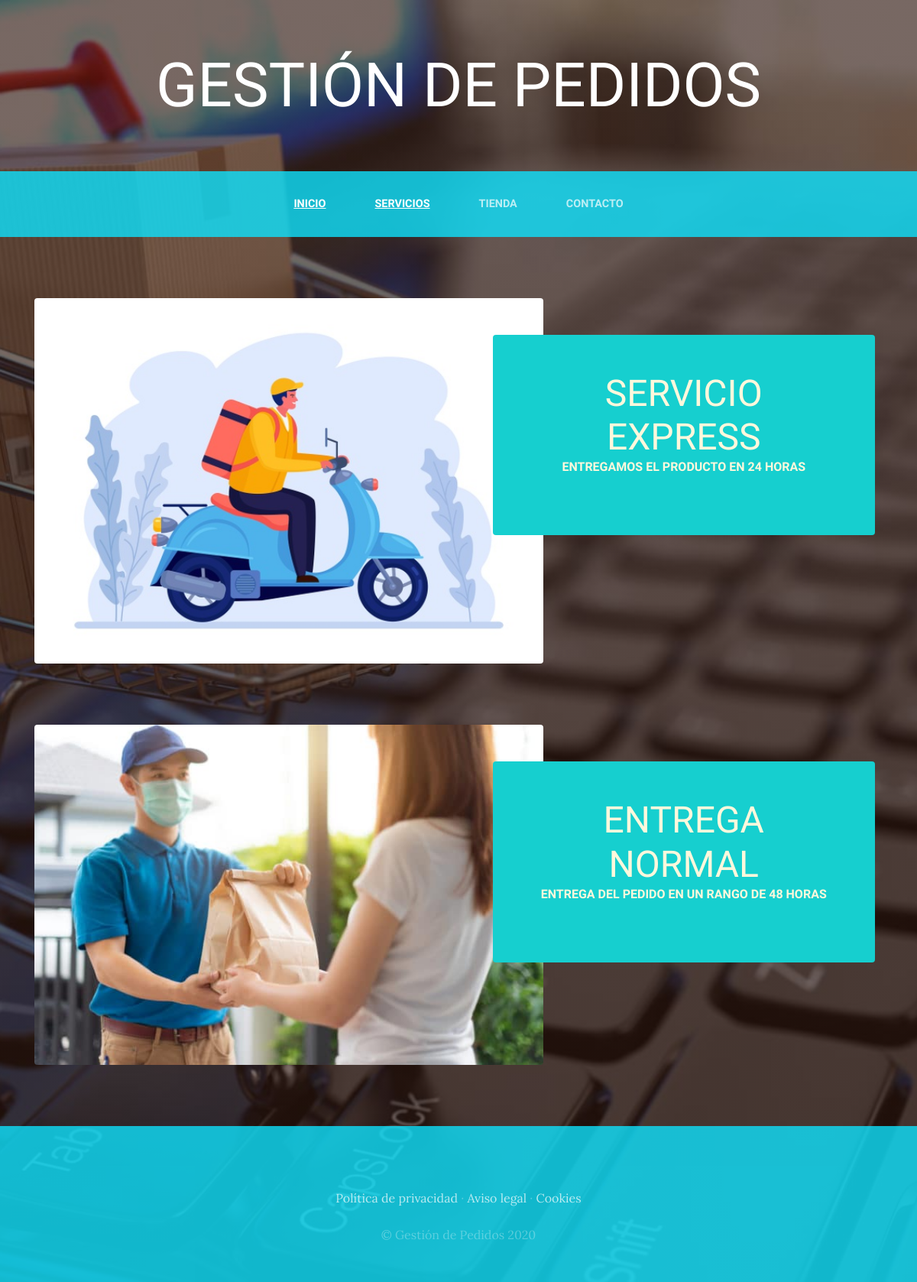
Screenshot of /servicios with the database file from the repository.
### Servicios/models.py (models this page shows, shortened)
class Servicio(models.Model):
    titulo = models.CharField(max_length=50)
    contenido = models.CharField(max_length=50)
    img = models.ImageField(upload_to ='servicios')
    created = models.DateTimeField(auto_now_add=True)
    updated = models.DateTimeField(auto_now_add=True)
    class Meta:
        verbose_name = 'servicio'
        verbose_name_plural = 'servicios'

### Servicios/views.py (the view)
# urls.py: path('servicios', views.servicios, name = 'Servicios'),
def servicios(request):
    servicios = Servicio.objects.all()
    return render(request, 'Servicios/servicios.html',{"servicios":servicios})

### CarroCompra/context_processor.py (called while the page is built)
def importe_total_carro(request):
    carro=CarroCompra(request)
    total=0
    if request.user.is_authenticated:
        for key, value in request.session["carro"].items():
            total +=float(value["precio"])*value["cantidad"]
    return{"importe_total_carro":total}

### Servicios/Templates/Servicios/servicios.html
{% extends "ProyectoWebApp/base.html" %}
{% load static %}
{% block content %}
{% for servicio in servicios %}
<section class="page-section clearfix">
    <div class="container">
      <div class="intro">
        <img class="intro-img img-fluid mb-3 mb-lg-0 rounded" src="{{servicio.img.url}}" alt="" style="width: 60%;">
        <div class="intro-text left-0 text-center bg-faded p-5 rounded">
          <h2 class="section-heading mb-4" >
            <span class="section-heading-lower">{{servicio.titulo}}</span>
            <span class="section-heading-upper">{{servicio.contenido}}</span>
          </h2>
        </div>
      </div>
    </div>
  </section>
  {% endfor %}
{% endblock %}

### ProyectoWebApp/static/ProyectoWebApp/css/gestion.css (style rules this page uses)
body { font-family: 'Lora'; background: linear-gradient(rgba(47, 23, 15, 0.65), rgba(47, 23, 15, 0.65)), url("../img/bg_main.jpg"); background-attachment: fixed; background-position: center; background-size: cover; }
h1, h2, h3, h4, h5, h6 { font-family: 'Raleway'; }
.page-section { margin-top: 5rem; margin-bottom: 5rem; }
.section-heading { text-transform: uppercase; }
.section-heading .section-heading-upper { display: block; font-size: 1rem; font-weight: 800; padding-bottom:.5rem; }
.section-heading .section-heading-lower { display: block; font-size: 3rem; font-weight: 100; }
.bg-faded { background-color: rgba(255, 255, 255, 0.85); }
.intro { position: relative; }
@media (min-width: 992px) { .intro .intro-img { width: 75%; float: left; } }
@media (min-width: 992px) { .intro .intro-text { left: 600; width: 60%; margin-top: 3rem; background-color: rgb(22, 207, 207); color: cornsilk; position: absolute; } }
@media (min-width: 1200px) { .intro .intro-text { width: 45%; } }

### rows the page displays
Servicio: img (picture), titulo "SERVICIO EXPRESS", contenido "ENTREGAMOS EL PRODUCTO EN 24 HORAS"
Servicio: img (picture), titulo "ENTREGA NORMAL", contenido "ENTREGA DEL PEDIDO EN UN RANGO DE 48 HORAS"
